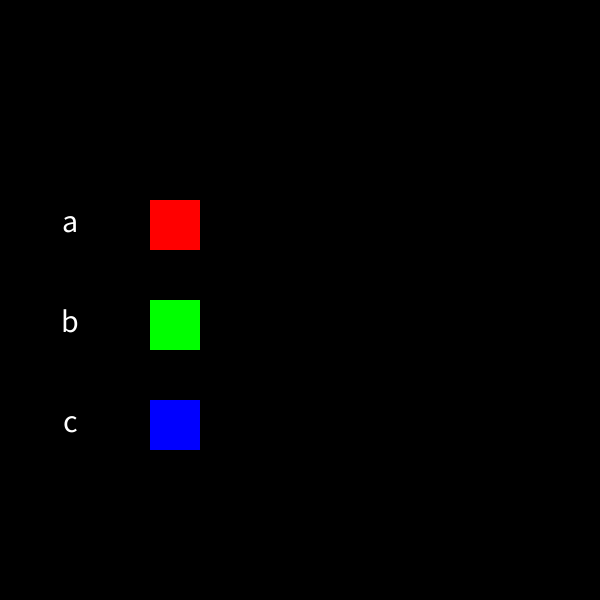
Frame 1 (no input)
Frame 60 (the mouse pressed at the canvas centre just before this capture): identical to frame 1, image omitted
Frame 120 (the mouse held since frame 60 and released just before this capture): identical to frame 1, image omitted

The Processing sketch that drew this single still picture (run headless with seeded random() and noise(); from frame 60 on, the mouse is pressed at the canvas centre):

// Processing sketch: graph
// ── graph.pde
int acounter;
int bcounter;
int ccounter;



void setup() {
  background(0);
  size(600, 600);

  //stroke(255);
  textSize(32);
  textAlign(CENTER, CENTER);
  line(0, 200, width, 200);
  text("a", 70, 220); 
  fill(255);

  textSize(32);
  textAlign(CENTER, CENTER);
  line(0, 300, width,300);
  text("b", 70, 320); 
  fill(255);

  textSize(32);
  textAlign(CENTER, CENTER);
  line(0, 400, width, 400);
  text("c", 70, 420); 
  fill(255);
  
  fill(255, 0, 0);
  noStroke();
  rect(150, 200, 50, 50 );

  fill(0, 255, 0);
  noStroke();
  rect(150, 300, 50, 50 );

  fill(0, 0, 255);
  noStroke();
  rect(150, 400, 50, 50 );
}

void draw() {
  if (keyPressed) {
    if (key == 'a') {
      acounter++; //same as acounter = acounter +1
    }
    if (key == 'b') {
      bcounter++; //same as acounter = acounter +1
    }
    if (key == 'c') {
      ccounter++; //same as acounter = acounter +1
    }
  }
  fill(255, 0, 0);
  noStroke();
  rect(200, 200, acounter, 50 );

  fill(0, 255, 0);
  noStroke();
  rect(200, 300, bcounter, 50 );

  fill(0, 0, 255);
  noStroke();
  rect(200, 400, ccounter, 50 );
}
